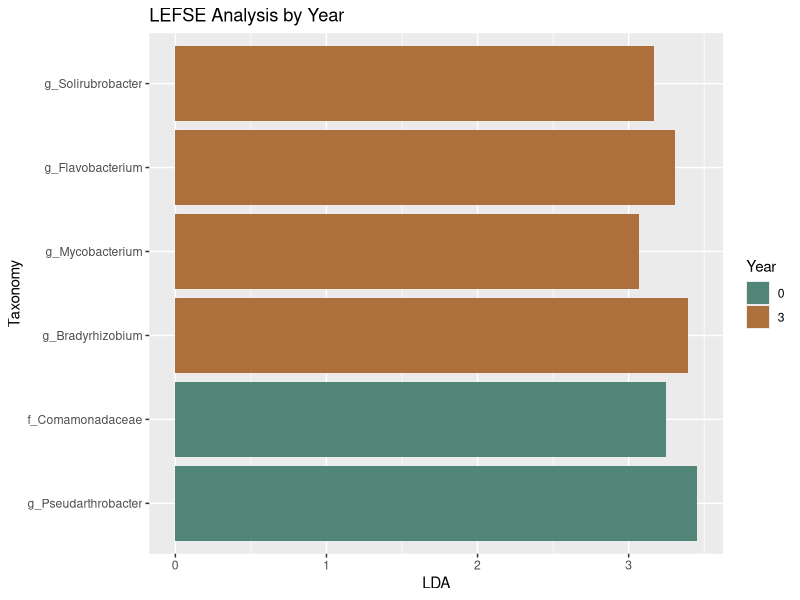

This figure's R source:
#lefse plot
library(tidyverse)
library(readxl)


lefse <- read_excel(path="Lefsefigure.xlsx")
lefse$Year = as.factor(lefse$Year)
lefse$Taxonomy <- factor(lefse$Taxonomy, levels = lefse$Taxonomy)

plot_colors <- c(
  "#CBD588", "#5F7FC7", "orange","#DA5724", "#508578"
)
#scale_fill_manual(values = c("#508578", "#AD6F3B")) +



plot = ggplot(lefse, aes(x=Taxonomy, y=LDA, fill = Year)) + 
  geom_bar(stat = "identity") +
  coord_flip() +
  scale_fill_manual(values = c("#508578", "#AD6F3B")) +
  ggtitle("LEFSE Analysis by Year")
plot
